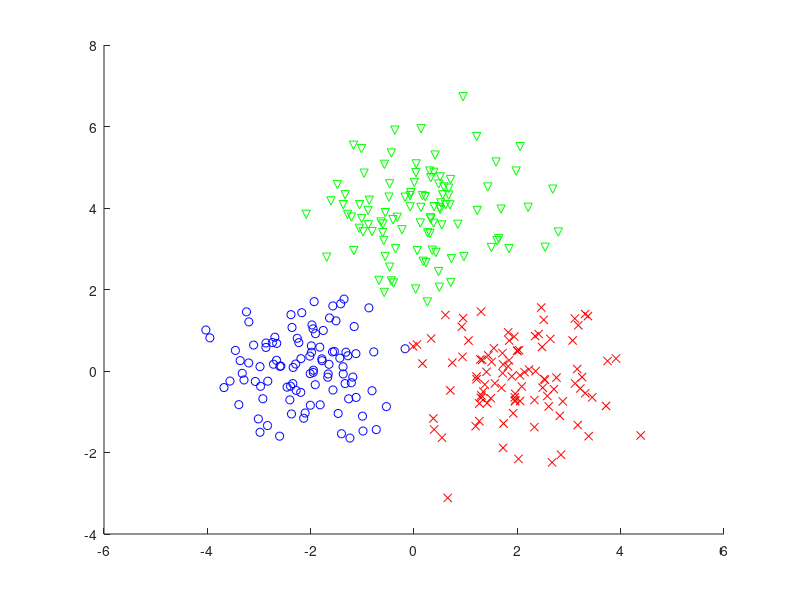

Reproduce this figure in MATLAB.
%K均值聚类算法
n=300;c=3;
t=randperm(n);% 随机排列
x=[randn(1,n/3)-2 ,randn(1,n/3), randn(1,n/3)+2;
    randn(1,n/3) ,randn(1,n/3)+4 , randn(1,n/3)]';
m=x(t(1:c),:);% 选择初始聚类中心
x2=sum(x.^2,2); % 计算数据点的平方和
s0(1:c,1)=inf; % 初始化聚类中心的距离和

for o=1:1000
    m2=sum(m.^2,2);
    [d,y]=min(repmat(m2,1,n) + repmat(x2',c,1)-2*m*x');
    for t=1:c
        m(t,:)=mean(x(y==t,:)); % 更新聚类中心
        s(t,1)=mean(d(y==t));
    end
    if norm(s-s0)<0.001,break ,end
    s0=s;
end
figure(1); clf; hold on; 
plot(x(y==1,1),x(y==1,2),'bo');
plot(x(y==2,1),x(y==2,2),'rx');
plot(x(y==3,1),x(y==3,2),'gv');
